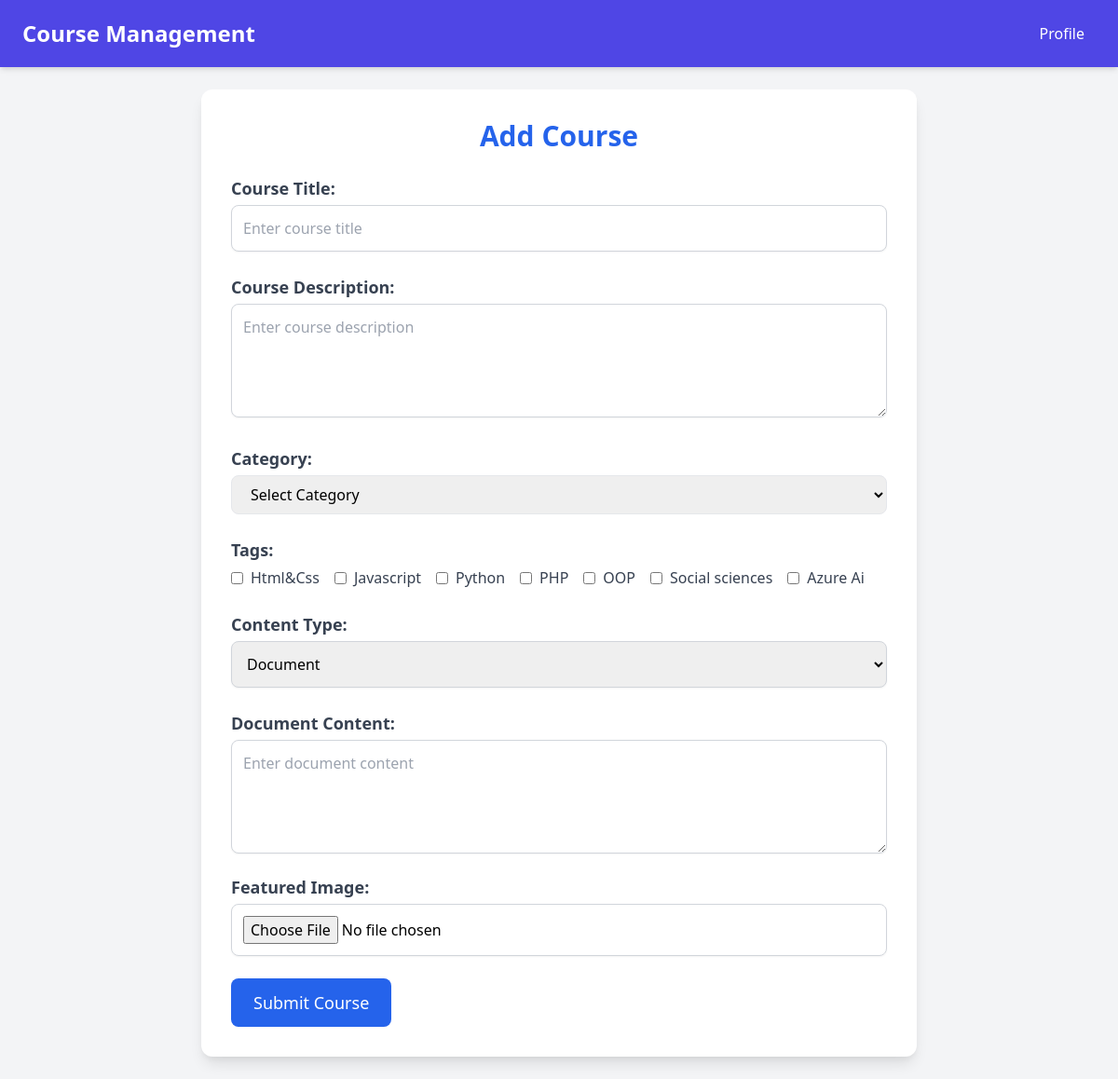
Page /app/Teacher/addCourse.php (signed in) on the committed database.
### tables this page shows
CREATE TABLE `Tags` (
  `tag_id` int(11) NOT NULL,
  `name` varchar(255) NOT NULL,
  `created_at` timestamp NOT NULL DEFAULT current_timestamp()
);

### app/config/Database.php (called while the page is built, shortened)
<?php
class Database {
    private $servername = "localhost";
    private $username = "root";
    private $password = "";
    private $dbname = "youdemy";
    private $conn;
    public function __construct()
    {
        try {
            $this->conn = new PDO("mysql:host={$this->servername};dbname={$this->dbname}", $this->username, $this->password);
            $this->conn->setAttribute(PDO::ATTR_ERRMODE, PDO::ERRMODE_EXCEPTION);
        } catch (PDOException $e) {
            die("Connection failed: " . $e->getMessage());
        }
    }
    public function getConnection() {
        return $this->conn;
    }
}

### app/Models/Crud.php (called while the page is built, shortened)
<?php
class Crud extends Database
{
    public function selectRecords(string $table, string $columns = '*', string $where = null)
    {
        $sql = "SELECT $columns FROM $table";
        try {
            $stmt = $this->getConnection()->prepare($sql);
            if ($stmt->execute()) {
                return $stmt->fetchAll(PDO::FETCH_ASSOC);
            } else {
                return false;
            }
        } catch (PDOException $e) {
            error_log("Error selecting records: " . $e->getMessage());
            return false;
        }
    }
}

### app/Models/Tag.php (called while the page is built, shortened)
<?php
class Tag extends Crud {
    private $table = "Tags";
    public function display() {
        return $this->selectRecords($this->table);
    }
}
?>

### app/Teacher/addCourse.php (the view, shortened to what this page needs)
<?php
require_once __DIR__ . '/../Models/Tag.php';
require_once __DIR__ . '/../Config/Database.php';
$tagModel = new Tag();
$tags = $tagModel->display();
?>
<!DOCTYPE html>
<html lang="en">
<head>
    <link href="https://cdn.jsdelivr.net/npm/tailwindcss@2.2.19/dist/tailwind.min.css" rel="stylesheet">
</head>
<body class="bg-gray-100">
<div class="min-h-screen flex flex-col">
    <nav class="navbar text-white px-6 py-4 shadow-md flex justify-between items-center">
        <h1 class="text-2xl font-bold">Course Management</h1>
        <div class="flex space-x-4">
            <a href="teacher.php" class="hover:bg-blue-500 px-3 py-2 rounded transition duration-300">Profile</a>
        </div>
    </nav>
    <main class="flex-1 p-6">
        <div class="bg-white shadow-lg rounded-xl p-8 max-w-3xl mx-auto">
            <h2 class="text-3xl font-bold text-blue-600 mb-6 text-center">Add Course</h2>
            <form action="addCourse.php" method="POST" enctype="multipart/form-data" class="space-y-6">
                <div>
                    <label for="course-title" class="block text-lg font-semibold text-gray-700 mb-1">Course Title:</label>
                    <input type="text" id="course-title" name="title" class="w-full border border-gray-300 rounded-lg p-3 focus:ring-blue-500 focus:border-blue-500 shadow-sm" placeholder="Enter course title" required>
                </div>
                <div>
                    <label for="description" class="block text-lg font-semibold text-gray-700 mb-1">Course Description:</label>
                    <textarea id="description" name="description" rows="4" class="w-full border border-gray-300 rounded-lg p-3 focus:ring-blue-500 focus:border-blue-500 shadow-sm" placeholder="Enter course description" required></textarea>
                </div>
                <div>
                    <label for="category_id" class="block text-lg font-semibold text-gray-700 mb-1">Category:</label>
                    <select name="category_id" id="category_id" class="w-full px-4 py-2 border rounded-lg focus:outline-none focus:ring-2 focus:ring-blue-500" required>
                        <option value="">Select Category</option>
                    </select>
                </div>
                <div>
                    <label for="tags" class="block text-lg font-semibold text-gray-700 mb-1">Tags:</label>
                    <div id="tags" class="flex flex-wrap gap-4">
                        <?php foreach ($tags as $tag): ?>
                            <div class="flex items-center">
                                <input type="checkbox" name="tags[]" value="<?= $tag['tag_id']; ?>" class="mr-2">
                                <label for="tag-<?= htmlspecialchars($tag['tag_id']); ?>" class="text-gray-700"><?= htmlspecialchars($tag['name']); ?></label>
                            </div>
                        <?php endforeach; ?>
                    </div>
                </div>
                <div>
                    <label for="content_type" class="block text-lg font-semibold text-gray-700 mb-1">Content Type:</label>
                    <select id="content_type" name="contenu" class="w-full border border-gray-300 rounded-lg p-3 focus:ring-blue-500 focus:border-blue-500 shadow-sm" onchange="toggleContentType()" required>
                        <option value="document">Document</option>
                    </select>
                </div>
                <div id="document_field">
                    <label for="document_text" class="block text-lg font-semibold text-gray-700 mb-1">Document Content:</label>
                    <textarea id="document_text" name="document_text" rows="4" class="w-full border border-gray-300 rounded-lg p-3 focus:ring-blue-500 focus:border-blue-500 shadow-sm" placeholder="Enter document content"></textarea>
                    <label for="featured_image" class="block text-lg font-semibold text-gray-700 mb-1 mt-4">Featured Image:</label>
                    <input type="file" id="featured_image" name="featured_image" class="w-full border border-gray-300 rounded-lg p-3 focus:ring-blue-500 focus:border-blue-500 shadow-sm" />
                </div>
                <button type="submit" class="bg-blue-600 text-white px-6 py-3 rounded-lg text-lg">Submit Course</button>
            </form>
        </div>
    </main>
</div>
</body>
</html>

### app/Teacher/addCourse.php (style rules this page uses)
.navbar { background-color: #4f46e5; }

### rows in the picture
tags: name "Html&Css"
tags: name "Javascript"
tags: name "Python"
tags: name "PHP"
tags: name "OOP"
tags: name "Social sciences"
tags: name "Azure Ai"
